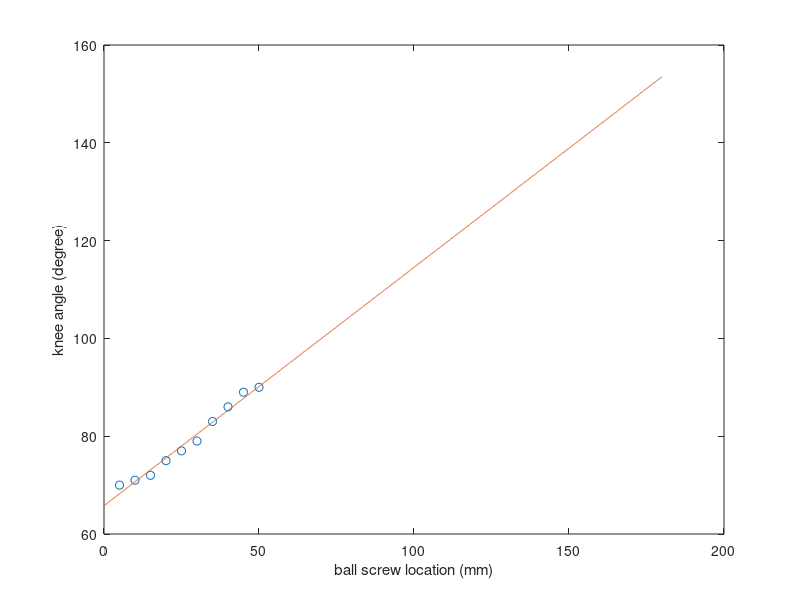

Write MATLAB code to recreate this figure.
% OpenDog Project
% knee angle calibration curve generation
% 7/3/2019


measured_d= [5:5:50]; %ball screw location in mm
actual_d=[0:0.01:180];
theta=[70 71 72 75 77 79 83 86 89 90]; %knee angle in degree



coeff = polyfit(measured_d, theta, 1)

calb_curve=coeff(1)*actual_d + coeff(2);

figure(1)
plot(measured_d, theta, 'o', actual_d, calb_curve,'-')

xlabel('ball screw location (mm)')
ylabel('knee angle (degree)')

